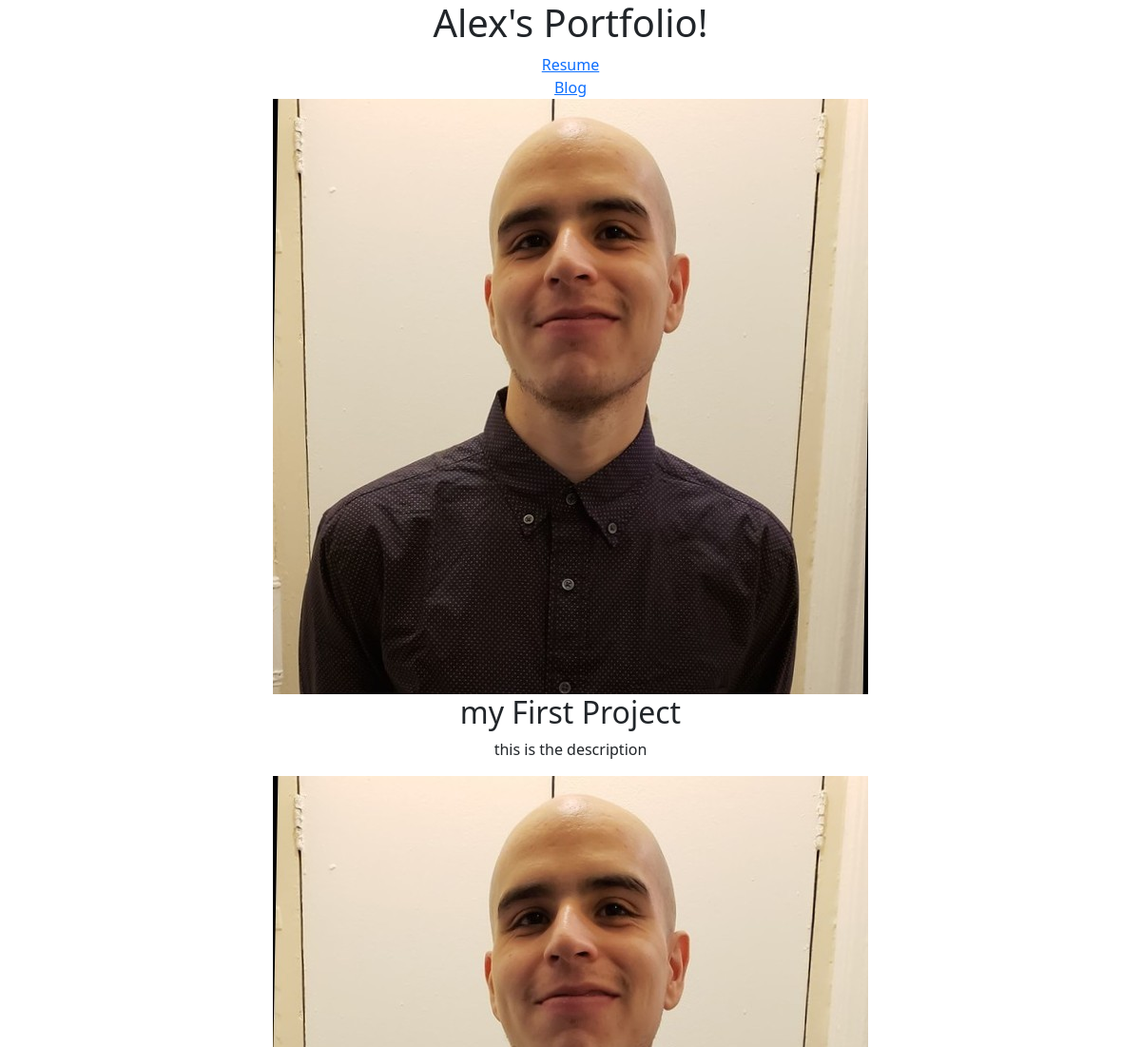
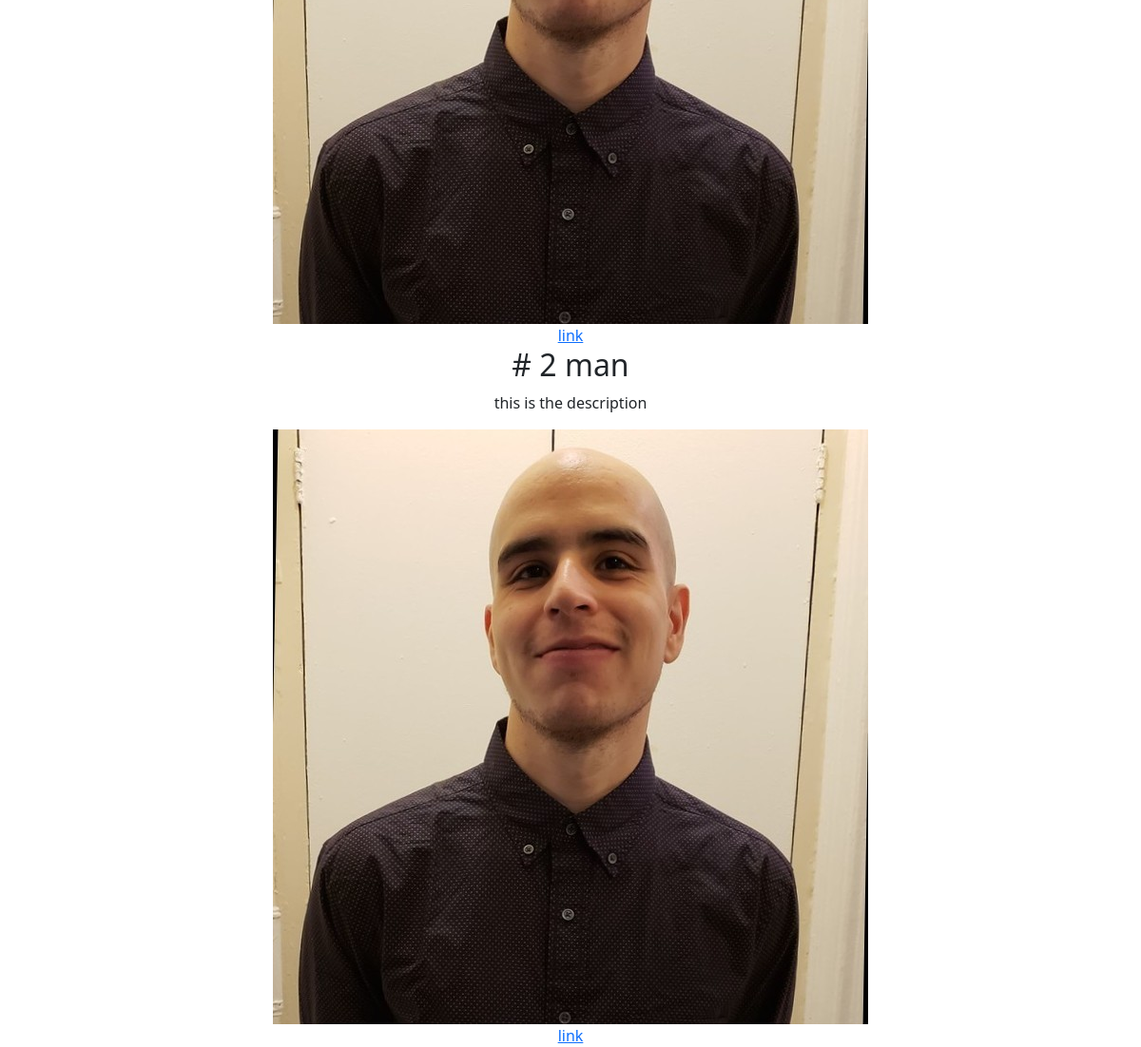
/, run on an earlier commit of the app's database (2 pictures, top to bottom).
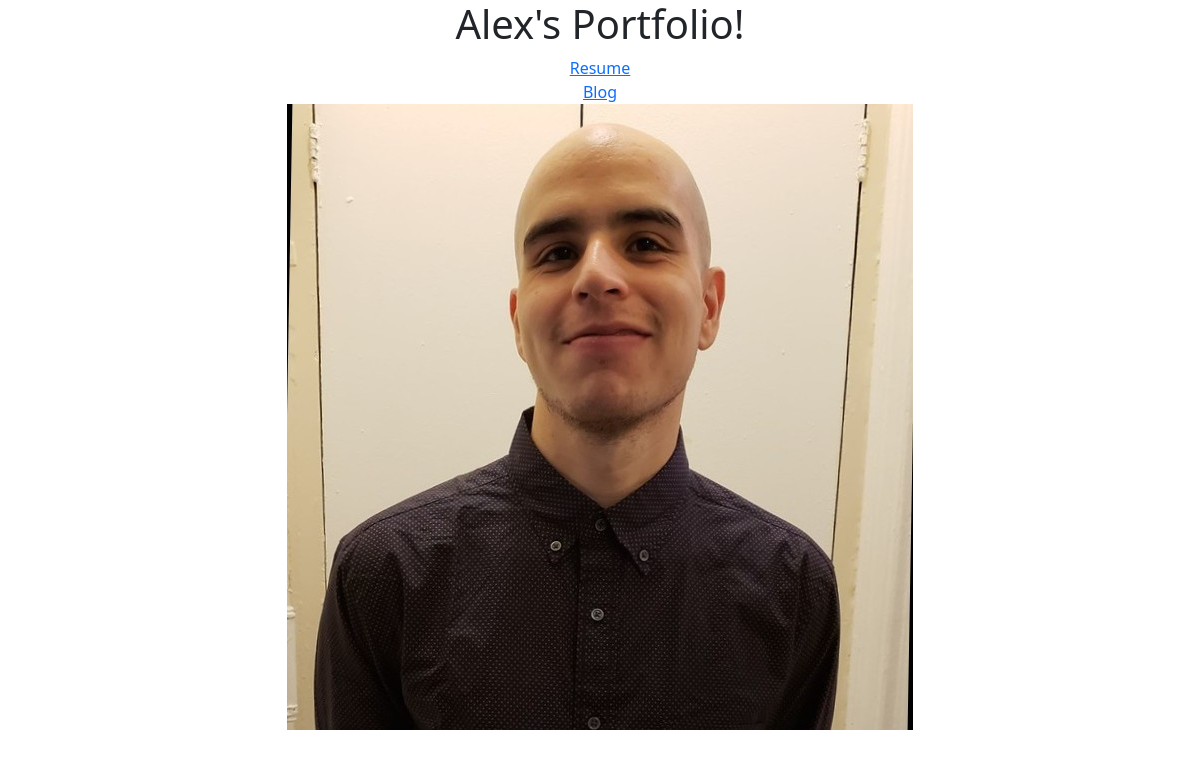
And on a later commit of the database.
### portfolio/models.py (models this page shows, shortened)
class Project(models.Model):
    title = models.CharField(max_length=100)
    description = models.CharField(max_length=250)
    image = models.ImageField(upload_to='portfolio/images/')
    url = models.URLField(blank=True) #blank in this case means its

### portfolio/views.py (the view)
# urls.py: 2. Add a URL to urlpatterns:  path('', views.home, name='home')
def home(request):
    projects = Project.objects.all()
    return render(request, 'portfolio/home.html', {'projects':projects})

### portfolio/templates/portfolio/home.html (shortened to what this page needs)
<link href="https://cdn.jsdelivr.net/npm/bootstrap@5.0.0-beta2/dist/css/bootstrap.min.css" rel="stylesheet">
<div class ="container text-center" >
<h1>Alex's Portfolio!</h1>
{% load static%}
<a href="{% static 'portfolio/alexsalazarNY_resume.pdf' %}">Resume</a>
<br>
<a href="{% url 'blog:all_blogs' %}">Blog</a>
<br>
<img src="{% static 'portfolio/me.jpeg'%}"
{% for project in projects%}
<h2>{{project.title}}</h2>
<p>{{project.description}}</p>
<img src="{{project.image.url}}">
{% if project.url %}
<br><a href="{{project.url}}">link</a>
{% endif%}
{% endfor %}
</div>

What changed in the data, as far as the page shows it:
removed Project: title "my First Project", description "this is the description", image (picture)
removed Project: title "# 2 man", description "this is the description", image (picture)
